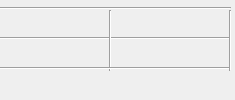
<?xml version="1.0" encoding="UTF-8"?>
<ui version="4.0">
 <class>DockWidget_telem2</class>
 <widget class="QDockWidget" name="DockWidget_telem2">
  <property name="geometry">
   <rect>
    <x>0</x>
    <y>0</y>
    <width>235</width>
    <height>100</height>
   </rect>
  </property>
  <property name="maximumSize">
   <size>
    <width>238</width>
    <height>100</height>
   </size>
  </property>
  <property name="windowTitle">
   <string/>
  </property>
  <widget class="QWidget" name="dockWidgetContents">
   <widget class="Line" name="line">
    <property name="geometry">
     <rect>
      <x>0</x>
      <y>30</y>
      <width>231</width>
      <height>16</height>
     </rect>
    </property>
    <property name="orientation">
     <enum>Qt::Horizontal</enum>
    </property>
   </widget>
   <widget class="QLabel" name="label_x">
    <property name="geometry">
     <rect>
      <x>10</x>
      <y>10</y>
      <width>91</width>
      <height>20</height>
     </rect>
    </property>
    <property name="text">
     <string/>
    </property>
   </widget>
   <widget class="QLabel" name="label_x_value">
    <property name="geometry">
     <rect>
      <x>120</x>
      <y>10</y>
      <width>101</width>
      <height>20</height>
     </rect>
    </property>
    <property name="text">
     <string/>
    </property>
   </widget>
   <widget class="Line" name="line_2">
    <property name="geometry">
     <rect>
      <x>100</x>
      <y>10</y>
      <width>20</width>
      <height>61</height>
     </rect>
    </property>
    <property name="orientation">
     <enum>Qt::Vertical</enum>
    </property>
   </widget>
   <widget class="Line" name="line_4">
    <property name="geometry">
     <rect>
      <x>0</x>
      <y>60</y>
      <width>231</width>
      <height>16</height>
     </rect>
    </property>
    <property name="orientation">
     <enum>Qt::Horizontal</enum>
    </property>
   </widget>
   <widget class="QLabel" name="label_y_value">
    <property name="geometry">
     <rect>
      <x>120</x>
      <y>40</y>
      <width>101</width>
      <height>20</height>
     </rect>
    </property>
    <property name="text">
     <string/>
    </property>
   </widget>
   <widget class="QLabel" name="label_y">
    <property name="geometry">
     <rect>
      <x>10</x>
      <y>40</y>
      <width>91</width>
      <height>20</height>
     </rect>
    </property>
    <property name="text">
     <string/>
    </property>
   </widget>
   <widget class="Line" name="line_6">
    <property name="geometry">
     <rect>
      <x>220</x>
      <y>10</y>
      <width>20</width>
      <height>61</height>
     </rect>
    </property>
    <property name="orientation">
     <enum>Qt::Vertical</enum>
    </property>
   </widget>
   <widget class="Line" name="line_3">
    <property name="geometry">
     <rect>
      <x>0</x>
      <y>0</y>
      <width>231</width>
      <height>16</height>
     </rect>
    </property>
    <property name="orientation">
     <enum>Qt::Horizontal</enum>
    </property>
   </widget>
  </widget>
 </widget>
 <resources/>
 <connections/>
</ui>
